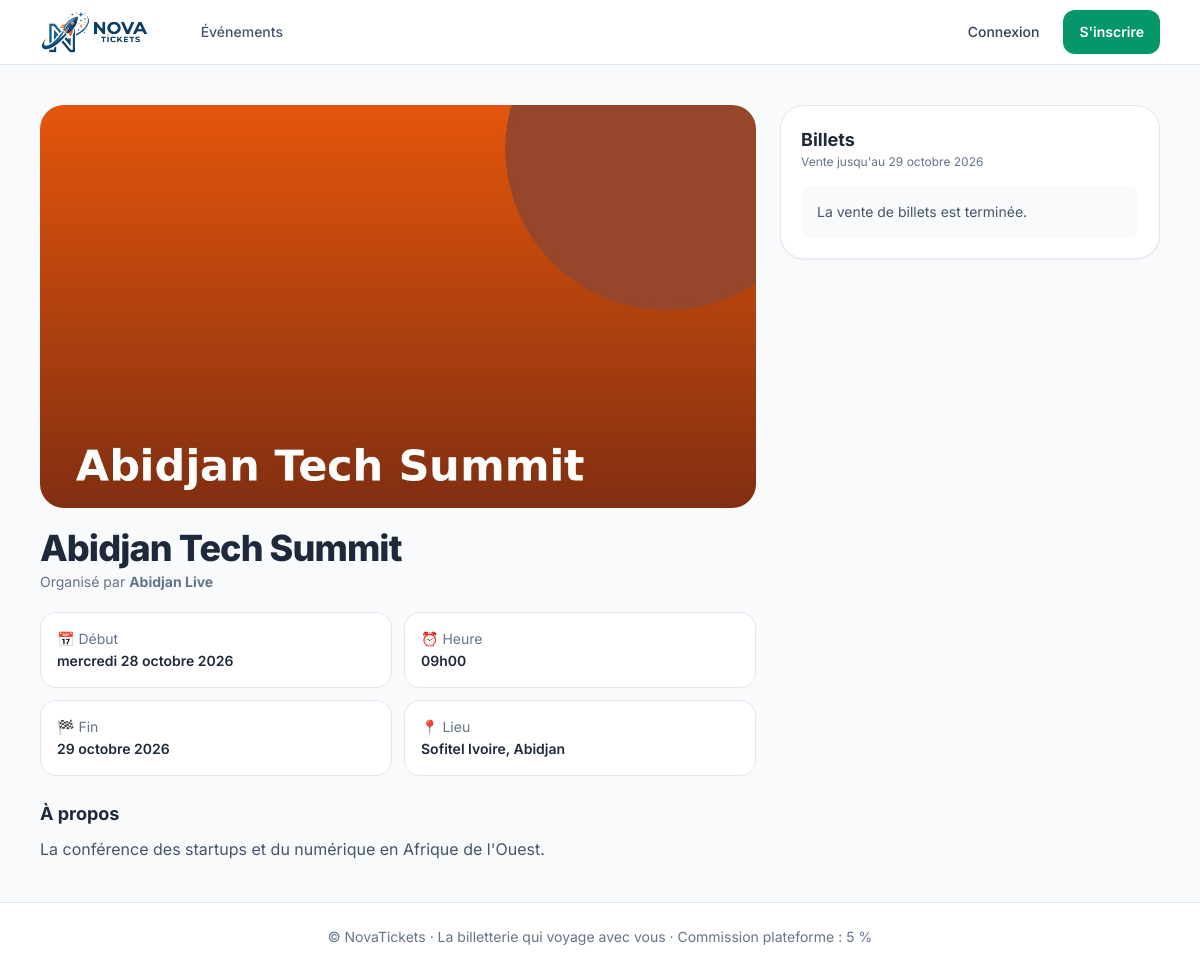
Before: /evenements/abidjan-tech-summit/ with the older database file.
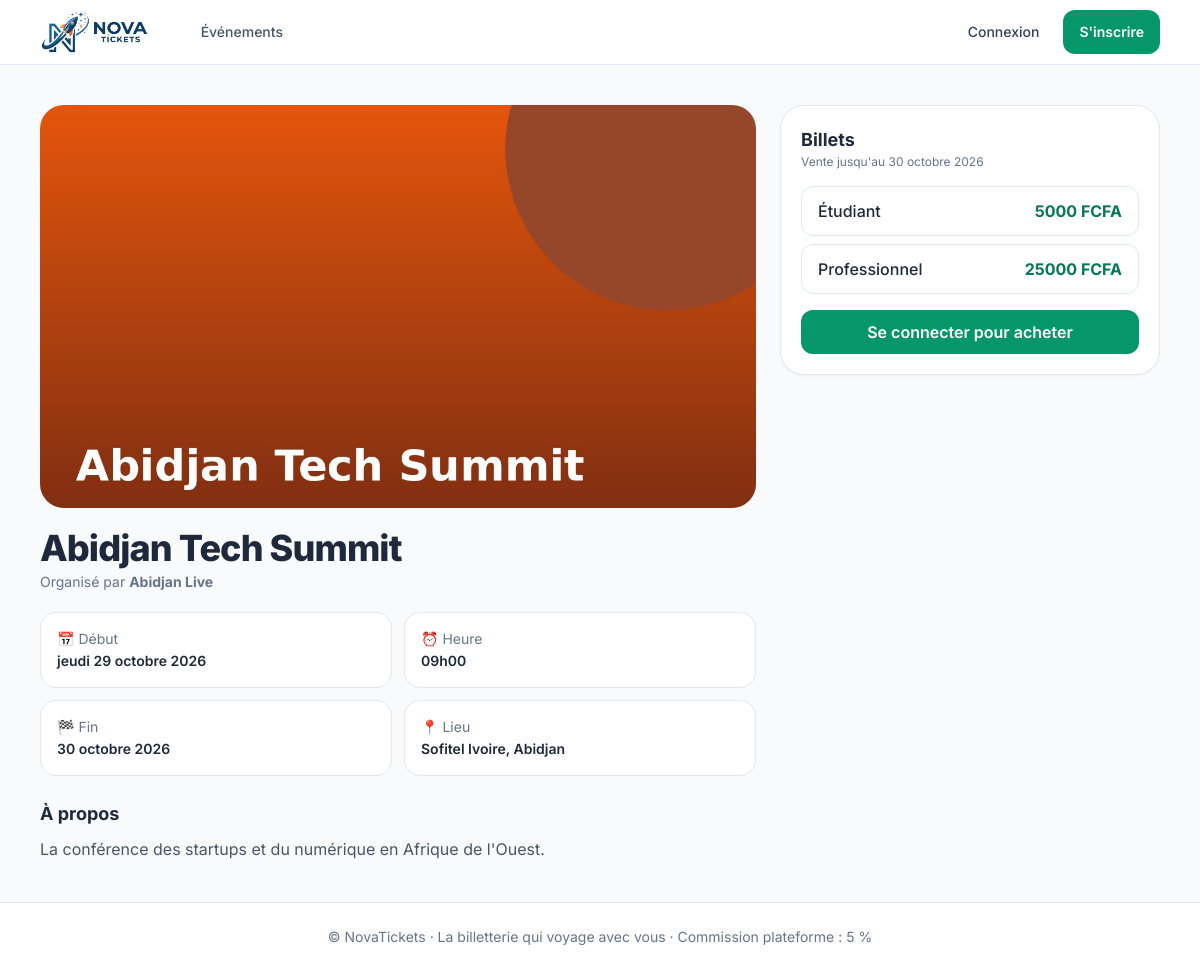
After: the same page with the newer database file.
### events/models.py (models this page shows, shortened)
class Event(models.Model):
    DRAFT = "draft"
    PUBLISHED = "published"
    STATUSES = [(DRAFT, "Brouillon"), (PUBLISHED, "Publié")]
    organizer = models.ForeignKey(settings.AUTH_USER_MODEL, on_delete=models.CASCADE, related_name="events")
    name = models.CharField("Nom de l'événement", max_length=200)
    slug = models.SlugField(max_length=220, unique=True, blank=True)
    description = models.TextField(blank=True)
    location = models.CharField("Lieu", max_length=200, blank=True)
    banner = models.ImageField("Visuel", upload_to="events/", blank=True, null=True)
    logo = models.ImageField("Logo de l'événement", upload_to="event_logos/", blank=True, null=True)
    start_date = models.DateField("Date de début")
    end_date = models.DateField("Date de fin")
    start_time = models.TimeField("Heure de début")
    sales_deadline = models.DateField("Date limite d'achat")
    status = models.CharField(max_length=12, choices=STATUSES, default=DRAFT)
    created_at = models.DateTimeField(auto_now_add=True)
    class Meta:
        ordering = ["start_date", "start_time"]
    @property
    def is_published(self):
        return self.status == self.PUBLISHED
    @property
    def sales_open(self):
        return self.is_published and timezone.localdate() <= self.sales_deadline
    @property
    def min_price(self):
        prices = [t.price for t in self.ticket_types.all()]
        return min(prices) if prices else None

class TicketType(models.Model):
    event = models.ForeignKey(Event, on_delete=models.CASCADE, related_name="ticket_types")
    name = models.CharField("Type de ticket", max_length=80)
    price = models.DecimalField("Prix (FCFA)", max_digits=10, decimal_places=0)
    stock = models.PositiveIntegerField("Quantité disponible", default=100)
    class Meta:
        ordering = ["price"]

### accounts/models.py (models this page shows, shortened)
class User(AbstractUser):
    SPECTATEUR = "spectateur"
    ORGANISATEUR = "organisateur"
    ROLES = [(SPECTATEUR, "Spectateur"), (ORGANISATEUR, "Organisateur")]
    SEXES = [("M", "Masculin"), ("F", "Féminin")]
    role = models.CharField(max_length=20, choices=ROLES, default=SPECTATEUR)
    country = models.CharField("Pays", max_length=2, default="BJ")
    phone = models.CharField("Téléphone", max_length=30)
    sexe = models.CharField(max_length=1, choices=SEXES, blank=True)
    profession = models.CharField(max_length=120, blank=True)
    photo = models.ImageField(upload_to="photos/", blank=True, null=True)
    org_name = models.CharField("Nom de l'organisation", max_length=150, blank=True)
    org_logo = models.ImageField(upload_to="org_logos/", blank=True, null=True)
    @property
    def organizer_label(self):
        return self.org_name or self.display_name

### events/views.py (the view)
# urls.py: path("<slug:slug>/", views.detail, name="detail"),
def detail(request, slug):
    event = get_object_or_404(Event.objects.prefetch_related("ticket_types"), slug=slug)
    is_owner = request.user.is_authenticated and event.organizer_id == request.user.id
    if not event.is_published and not is_owner:
        raise PermissionDenied
    return render(request, "events/detail.html", {
        "event": event,
        "is_owner": is_owner,
        "is_organizer": request.user.is_authenticated and request.user.is_organisateur,
    })

### core/context_processors.py (called while the page is built)
def platform(request):
    return {
        "PLATFORM_NAME": settings.PLATFORM_NAME,
        "CARD_PRICE": settings.BUSINESS_CARD_PRICE,
        "COMMISSION_PERCENT": int(settings.PLATFORM_COMMISSION_RATE * 100),
    }

### templates/events/detail.html (shortened to what this page needs)
{% extends "base.html" %}
{% block content %}
<div class="grid gap-6 lg:grid-cols-[1fr_380px]">
  <div>
    <div class="overflow-hidden rounded-3xl bg-gradient-to-br from-emerald-100 to-emerald-50 aspect-[16/9]">
      {% if event.banner %}<img src="{{ event.banner.url }}" class="h-full w-full object-cover" alt="">
      {% else %}<div class="h-full w-full grid place-items-center text-7xl">🎟️</div>{% endif %}
    </div>
    <div class="mt-5 flex items-start gap-3">
      <div class="min-w-0">
        <h1 class="text-2xl md:text-4xl font-extrabold tracking-tight">{{ event.name }}</h1>
        <p class="text-sm text-slate-500 mt-1">Organisé par <strong>{{ event.organizer.organizer_label }}</strong></p>
      </div>
    </div>
    <dl class="mt-5 grid grid-cols-2 gap-3 text-sm">
      <div class="rounded-2xl bg-white border border-slate-200 p-4"><dt class="text-slate-500">📅 Début</dt><dd class="font-semibold mt-0.5">{{ event.start_date|date:"l d F Y" }}</dd></div>
      <div class="rounded-2xl bg-white border border-slate-200 p-4"><dt class="text-slate-500">⏰ Heure</dt><dd class="font-semibold mt-0.5">{{ event.start_time|time:"H\hi" }}</dd></div>
      <div class="rounded-2xl bg-white border border-slate-200 p-4"><dt class="text-slate-500">🏁 Fin</dt><dd class="font-semibold mt-0.5">{{ event.end_date|date:"d F Y" }}</dd></div>
      <div class="rounded-2xl bg-white border border-slate-200 p-4"><dt class="text-slate-500">📍 Lieu</dt><dd class="font-semibold mt-0.5">{{ event.location|default:"À confirmer" }}</dd></div>
    </dl>
    {% if event.description %}
    <div class="mt-6">
      <h2 class="text-lg font-bold">À propos</h2>
      <p class="mt-2 text-slate-600 whitespace-pre-line leading-relaxed">{{ event.description }}</p>
    </div>
    {% endif %}
  </div>
  <aside id="billets" class="lg:sticky lg:top-24 self-start scroll-mt-24">
    <div class="rounded-3xl bg-white border border-slate-200 shadow-sm p-5">
      <h2 class="text-lg font-bold">Billets</h2>
      <p class="text-xs text-slate-500">Vente jusqu'au {{ event.sales_deadline|date:"d F Y" }}</p>
      {% if is_owner %}
        <p class="mt-4 rounded-xl bg-slate-50 p-4 text-sm text-slate-600">Vous êtes l'organisateur : vous ne pouvez pas acheter de tickets pour votre propre événement.</p>
        <a href="{% url 'events:edit' event.pk %}" class="tap mt-3 grid place-items-center rounded-xl border border-slate-300 font-medium">Modifier l'événement</a>
      {% elif not event.sales_open %}
        <p class="mt-4 rounded-xl bg-slate-50 p-4 text-sm text-slate-600">La vente de billets est terminée.</p>
      {% elif not user.is_authenticated %}
        <ul class="mt-4 space-y-2">{% for t in event.ticket_types.all %}
          <li class="flex justify-between rounded-xl border border-slate-200 px-4 py-3"><span class="font-medium">{{ t.name }}</span><span class="font-bold text-emerald-700">{{ t.price|floatformat:0 }} FCFA</span></li>{% endfor %}</ul>
        <a href="{% url 'accounts:login' %}?next={{ request.path }}" class="tap mt-4 grid place-items-center rounded-xl bg-emerald-600 font-semibold text-white hover:bg-emerald-700">Se connecter pour acheter</a>
      {% endif %}
    </div>
  </aside>
</div>
{% endblock %}

Changed rows visible on the page:
changed Event "Abidjan Tech Summit": start_date "mercredi 28 octobre 2026" → "jeudi 29 octobre 2026"; end_date "29 octobre 2026" → "30 octobre 2026"; sales_deadline "29 octobre 2026" → "30 octobre 2026"
now on this page (row unchanged): TicketType: name "Étudiant", price "5000"
now on this page (row unchanged): TicketType: name "Professionnel", price "25000"
Other visible differences:
text no longer shown: "La vente de billets est terminée."
text now shown: "Se connecter pour acheter"
